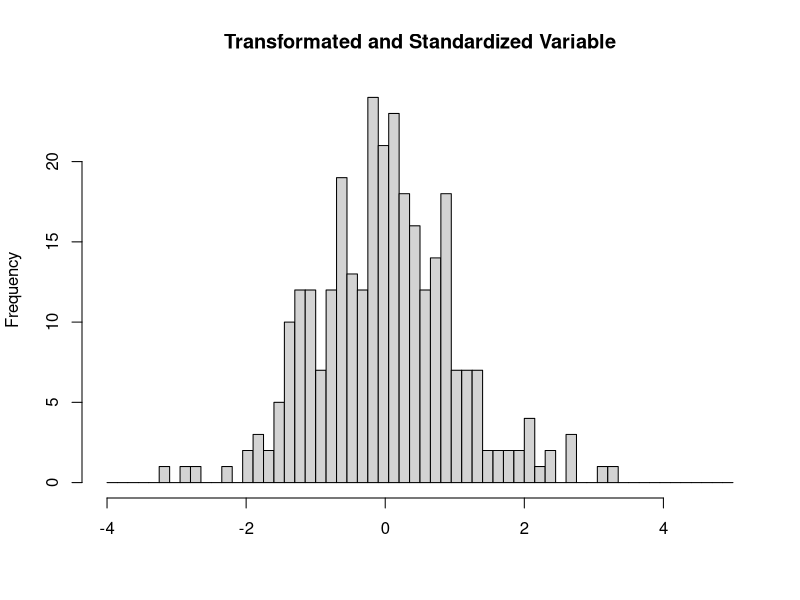
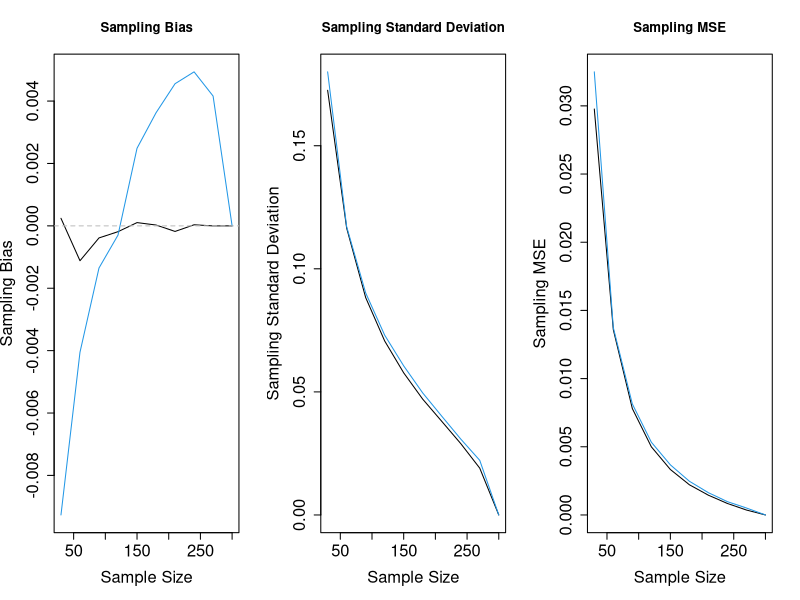

The R source for these figures, in order:
## ---- chunk 1
spotify <- read.csv("./spotify.csv", header=TRUE)
Spotify = na.omit(spotify)
## ---- chunk 2
ratio.variable = Spotify$popularity / Spotify$duration 
## ---- chunk 3
sdn <- function( z ) {
  N = length(z)
  sd(z)*sqrt( (N-1)/N )
}

powerfun <- function(x, alpha) {
  if(sum(x <= 0) > 0) stop("x must be positive")
  if(alpha == 0)
      log(x)
  else if (alpha > 0) {
    x^alpha
  } else -x^alpha
}

skew <- function(z) { 3*(mean(z) - median(z))/sdn(z) }
createSkewFunction <- function(y.pop) {
  skew2nd <- function(alpha) {
    skew( powerfun(x=y.pop, alpha) )
  }
}
## ---- chunk 4
ratioSkew = createSkewFunction( ratio.variable )
ratio.alpha= uniroot(ratioSkew, interval=c(-1,1))$root;
ratio.alpha
## ---- chunk 5
trans.ratio = powerfun(ratio.variable, ratio.alpha)
## ---- chunk 6
st.ratio = (trans.ratio - mean(trans.ratio))/sdn(trans.ratio)
## ---- chunk 7
c(mean(st.ratio), sd(st.ratio), skew(st.ratio))
## ---- chunk 8
hist( st.ratio, breaks=seq(-4, 5, 0.15), main="Transformated and Standardized Variable", xlab="")
## ---- chunk 9
sim.avg.mean <- function(pop=NULL, n=NULL, m=10^4) {
N = length(pop);
set.seed(341)
temp = unlist(Map(function(rep) {
  sam.values = pop[sample(N, n, replace=FALSE)]
  c(mean(sam.values), median(sam.values))}, 1:m))
  temp = matrix( temp, nrow=m, ncol=2, byrow=TRUE)
  temp = c(apply(temp, 2, mean)- c(mean(pop) , median(pop)) , apply(temp, 2, sd) )
  result=c(temp,temp[1]^2+temp[3]^2,temp[2]^2+temp[4]^2)
  return(result)
}
## ---- chunk 10
n.set = seq(30,300, by=30)
result = matrix(nrow=length(n.set), ncol=6,
dimnames = list(n.set, c("Avg. SB", "Median SB", "Avg. SD", "Median SD", "Avg. MSE","Median MSE" )))
for (i in 1:length(n.set)){
  result[i,] = sim.avg.mean(st.ratio, n=n.set[i])
}
round(result,4)
## ---- chunk 11
par(mfrow=c(1,3),oma=c(0,0,0,0))

plot( result[,1]~n.set, main="Sampling Bias", type='l', ylim=range(result[,1:2]), ylab="Sampling Bias", xlab="Sample Size" ,cex.lab=1.5 , cex.axis=1.5)
lines( result[,2]~n.set, col=4)
abline(h=0, lty=2, col="grey")

plot(result[,3]~n.set, main="Sampling Standard Deviation", type='l', ylim=c(0,max(result[,3:4])), xlab="Sample Size", ylab="Sampling Standard Deviation",cex.lab=1.5 , cex.axis=1.5)
lines( result[,4]~n.set, col=4)

plot( result[,5]~n.set, main="Sampling MSE", type='l',
ylim=c(0,max(result[,5:6]) ), xlab="Sample Size", ylab="Sampling MSE",
cex.lab=1.5 , cex.axis=1.5)
lines( result[,6]~n.set, col=4)
